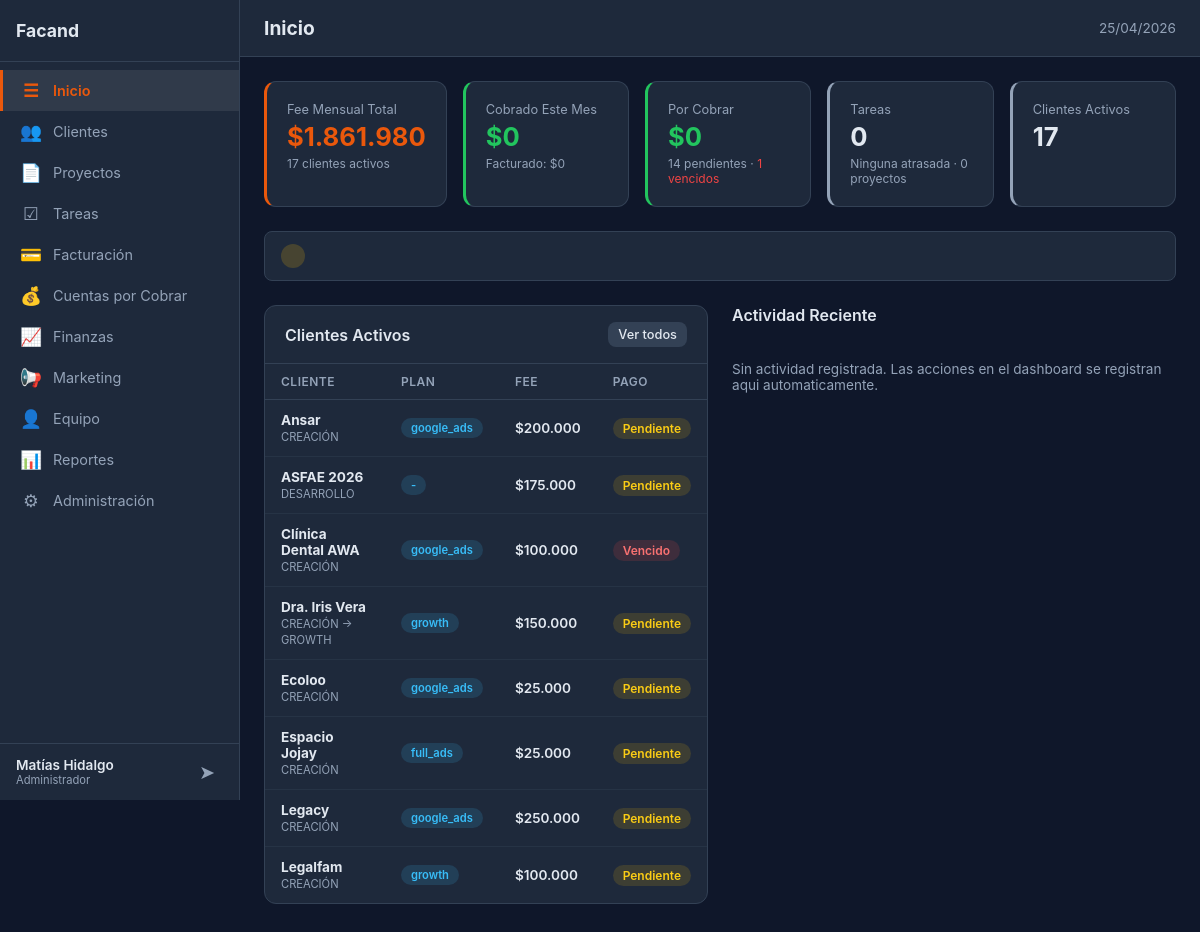
/index.php (signed in), run on the app's committed database.
### tables this page shows
CREATE TABLE usuarios (
            id INTEGER PRIMARY KEY AUTOINCREMENT,
            username TEXT UNIQUE NOT NULL,
            password_hash TEXT NOT NULL,
            nombre TEXT NOT NULL,
            email TEXT DEFAULT '',
            role TEXT NOT NULL DEFAULT 'user' CHECK(role IN ('admin','user')),
            activo INTEGER NOT NULL DEFAULT 1,
            last_login TEXT,
            created_at TEXT DEFAULT (datetime('now')),
            updated_at TEXT DEFAULT (datetime('now'))
        );

CREATE TABLE clientes (
    id INTEGER PRIMARY KEY AUTOINCREMENT,
    nombre TEXT NOT NULL,
    rut TEXT DEFAULT '',
    email TEXT DEFAULT '',
    telefono TEXT DEFAULT '',
    direccion TEXT DEFAULT '',
    contacto_nombre TEXT DEFAULT '',
    contacto_cargo TEXT DEFAULT '',
    tipo TEXT NOT NULL DEFAULT 'prospecto' CHECK(tipo IN ('prospecto','activo','inactivo','cerrado')),
    etapa_pipeline TEXT NOT NULL DEFAULT 'lead' CHECK(etapa_pipeline IN ('lead','contactado','propuesta','negociacion','onboarding','activo','cerrado_ganado','cerrado_perdido')),
    rubro TEXT DEFAULT '',
    plan TEXT DEFAULT '',
    fee_mensual INTEGER DEFAULT 0,
    servicios TEXT DEFAULT '',
    herramientas TEXT DEFAULT '',
    presupuesto_ads TEXT DEFAULT '',
    etapa TEXT DEFAULT '',
    estado_pago TEXT DEFAULT 'pendiente' CHECK(estado_pago IN ('pendiente','pagado','vencido','canje')),
    url_dashboard TEXT DEFAULT '',
    responsable_id INTEGER,
    notas TEXT DEFAULT '',
    created_at TEXT DEFAULT (datetime('now')),
    updated_at TEXT DEFAULT (datetime('now')),
    FOREIGN KEY (responsable_id) REFERENCES equipo(id) ON DELETE SET NULL
);

### config/app.php (called while the page is built)
<?php
return array (
  'name' => 'Facand',
  'logo' => 'assets/img/logo.png',
  'primary' => '#f97316',
  'accent' => '#ea580c',
  'bg' => '#0f172a',
  'surface' => '#1e293b',
  'text' => '#e2e8f0',
  'timezone' => 'America/Santiago',
  'currency' => 'CLP',
  'locale' => 'es_CL',
  'version' => '1.0.0',
  'active' => true,
);

### includes/functions.php (called while the page is built, shortened)
<?php
$app_config = require __DIR__ . '/../config/app.php';
function format_money($amount): string {
    global $app_config;
    $currency = $app_config['currency'] ?? 'CLP';
    if ($currency === 'CLP') {
        return '$' . number_format((int)$amount, 0, ',', '.');
    }
    return '$' . number_format((float)$amount, 2, ',', '.');
}
function safe(mixed $str): string {
    return htmlspecialchars((string)($str ?? ''), ENT_QUOTES, 'UTF-8');
}

### config/modules.php (called while the page is built)
<?php
return [
    'home'        => ['nombre' => 'Inicio',            'icono' => '&#9776;',  'archivo' => 'modules/home.php',        'descripcion' => 'Resumen general y KPIs'],
    'crm'         => ['nombre' => 'Clientes',           'icono' => '&#128101;','archivo' => 'modules/crm.php',         'descripcion' => 'Gestión de clientes y pipeline'],
    'projects'    => ['nombre' => 'Proyectos',          'icono' => '&#128196;','archivo' => 'modules/projects.php',    'descripcion' => 'Gestión de proyectos'],
    'tasks'       => ['nombre' => 'Tareas',             'icono' => '&#9745;',  'archivo' => 'modules/tasks.php',       'descripcion' => 'Gestión de tareas y asignaciones'],
    'billing'     => ['nombre' => 'Facturación',        'icono' => '&#128179;','archivo' => 'modules/billing.php',     'descripcion' => 'Emisión y control de facturas'],
    'receivables' => ['nombre' => 'Cuentas por Cobrar', 'icono' => '&#128176;','archivo' => 'modules/receivables.php', 'descripcion' => 'Seguimiento de cobros pendientes'],
    'finance'     => ['nombre' => 'Finanzas',           'icono' => '&#128200;','archivo' => 'modules/finance.php',     'descripcion' => 'Ingresos, gastos y flujo de caja'],
    'marketing'   => ['nombre' => 'Marketing',          'icono' => '&#128226;','archivo' => 'modules/marketing.php',   'descripcion' => 'Campañas y métricas'],
    'team'        => ['nombre' => 'Equipo',             'icono' => '&#128100;','archivo' => 'modules/team.php',        'descripcion' => 'Miembros y carga de trabajo'],
    'reports'     => ['nombre' => 'Reportes',           'icono' => '&#128202;','archivo' => 'modules/reports.php',     'descripcion' => 'Reportes exportables'],
    'admin'       => ['nombre' => 'Administración',     'icono' => '&#9881;',  'archivo' => 'modules/admin.php',       'descripcion' => 'Usuarios, roles y configuración'],
];

### includes/permissions.php (called while the page is built, shortened)
<?php
function get_user_modules(int $user_id): array {
    $user = query_one('SELECT role FROM usuarios WHERE id = ?', [$user_id]);
    $all_modules = require __DIR__ . '/../config/modules.php';
    if ($user['role'] === 'admin') {
        return array_keys($all_modules);
    }
    $perms = query_all(
        'SELECT modulo FROM permisos WHERE usuario_id = ? AND puede_ver = 1',
        [$user_id]
    );
    $allowed = array_column($perms, 'modulo');
    return $allowed;
}

### includes/db.php (called while the page is built, shortened)
<?php
function get_db(): SQLite3 {
    static $db = null;
    if ($db === null) {
        $db_path = __DIR__ . '/../data/dashboard.db';
        $db = new SQLite3($db_path);
        $db->busyTimeout(5000);
        $db->exec('PRAGMA journal_mode=WAL');
        $db->exec('PRAGMA foreign_keys=ON');
    }
    return $db;
}
function query_all(string $sql, array $params = []): array {
    $stmt = get_db()->prepare($sql);
    foreach ($params as $i => $val) {
        $stmt->bindValue($i + 1, $val);
    }
    $result = $stmt->execute();
    $rows = [];
    while ($row = $result->fetchArray(SQLITE3_ASSOC)) {
        $rows[] = $row;
    }
    return $rows;
}
function query_one(string $sql, array $params = []): ?array {
    $rows = query_all($sql, $params);
    return $rows[0] ?? null;
}
function query_scalar(string $sql, array $params = []) {
    $row = query_one($sql, $params);
    return $row ? reset($row) : null;
}

### includes/auth.php (called while the page is built, shortened)
<?php
require_once __DIR__ . '/db.php';
require_once __DIR__ . '/permissions.php';
require_once __DIR__ . '/functions.php';
$current_user = query_one('SELECT * FROM usuarios WHERE id = ?', [$_SESSION['user_id']]);

### modules/home.php (the view, shortened to what this page needs)
<?php
$total_clientes    = query_scalar('SELECT COUNT(*) FROM clientes WHERE tipo = "activo"') ?? 0;
$fee_mensual_total = query_scalar('SELECT COALESCE(SUM(fee_mensual),0) FROM clientes WHERE tipo = "activo" AND estado_pago != "canje"') ?? 0;
$pagos_pendientes  = query_scalar('SELECT COUNT(*) FROM clientes WHERE tipo = "activo" AND estado_pago IN ("pendiente","vencido") AND fee_mensual > 0') ?? 0;
$pagos_vencidos    = query_scalar('SELECT COUNT(*) FROM clientes WHERE tipo = "activo" AND estado_pago = "vencido"') ?? 0;
$tareas_pendientes = query_scalar('SELECT COUNT(*) FROM tareas WHERE estado IN ("pendiente","en_progreso")') ?? 0;
$tareas_atrasadas  = query_scalar('SELECT COUNT(*) FROM tareas WHERE estado IN ("pendiente","en_progreso") AND fecha_limite < date("now") AND fecha_limite IS NOT NULL') ?? 0;
$facturado_mes     = query_scalar('SELECT COALESCE(SUM(total),0) FROM facturas WHERE strftime("%Y-%m", fecha_emision) = strftime("%Y-%m", "now") AND estado != "anulada"') ?? 0;
$cobrado_mes       = query_scalar('SELECT COALESCE(SUM(monto),0) FROM abonos WHERE strftime("%Y-%m", fecha) = strftime("%Y-%m", "now")') ?? 0;
$por_cobrar        = query_scalar('SELECT COALESCE(SUM(monto_pendiente),0) FROM cuentas_cobrar WHERE estado IN ("pendiente","parcial")') ?? 0;
$proyectos_activos = query_scalar('SELECT COUNT(*) FROM proyectos WHERE estado = "activo"') ?? 0;
$alertas = [];
$clientes_vencidos = query_all('SELECT nombre, fee_mensual FROM clientes WHERE tipo = "activo" AND estado_pago = "vencido" ORDER BY fee_mensual DESC LIMIT 10');
foreach ($clientes_vencidos as $cv) {
    $alertas[] = ['tipo' => 'danger', 'icono' => '!', 'texto' => "Pago vencido: <strong>{$cv['nombre']}</strong> — " . format_money($cv['fee_mensual'])];
}
$clientes_recientes = query_all('SELECT nombre, plan, fee_mensual, etapa, estado_pago FROM clientes WHERE tipo = "activo" ORDER BY updated_at DESC LIMIT 8');
$actividad = query_all('SELECT a.*, u.nombre as usuario FROM actividad a LEFT JOIN usuarios u ON a.usuario_id = u.id ORDER BY a.created_at DESC LIMIT 10');
?>
<div class="kpi-grid" style="grid-template-columns: repeat(5, 1fr);">
    <div class="kpi-card" style="border-left: 3px solid var(--accent);">
        <div class="kpi-label">Fee Mensual Total</div>
        <div class="kpi-value" style="color: var(--accent);"><?= format_money($fee_mensual_total) ?></div>
        <div class="kpi-sub"><?= $total_clientes ?> clientes activos</div>
    </div>
    <div class="kpi-card" style="border-left: 3px solid var(--success);">
        <div class="kpi-label">Cobrado Este Mes</div>
        <div class="kpi-value success"><?= format_money($cobrado_mes) ?></div>
        <div class="kpi-sub">Facturado: <?= format_money($facturado_mes) ?></div>
    </div>
    <div class="kpi-card" style="border-left: 3px solid <?= $por_cobrar > 0 ? 'var(--warning)' : 'var(--success)' ?>;">
        <div class="kpi-label">Por Cobrar</div>
        <div class="kpi-value <?= $por_cobrar > 0 ? 'warning' : 'success' ?>"><?= format_money($por_cobrar) ?></div>
        <div class="kpi-sub"><?= $pagos_pendientes ?> pendientes<?= $pagos_vencidos > 0 ? " · <span style='color:var(--danger)'>{$pagos_vencidos} vencidos</span>" : '' ?></div>
    </div>
    <div class="kpi-card" style="border-left: 3px solid <?= $tareas_atrasadas > 0 ? 'var(--danger)' : 'var(--text-muted)' ?>;">
        <div class="kpi-label">Tareas</div>
        <div class="kpi-value"><?= $tareas_pendientes ?></div>
        <div class="kpi-sub"><?= $tareas_atrasadas > 0 ? "<span style='color:var(--danger)'>{$tareas_atrasadas} atrasadas</span>" : 'Ninguna atrasada' ?> · <?= $proyectos_activos ?> proyectos</div>
    </div>
    <div class="kpi-card" style="border-left: 3px solid var(--text-muted);">
        <div class="kpi-label">Clientes Activos</div>
        <div class="kpi-value"><?= $total_clientes ?></div>
    </div>
</div>
<?php if (!empty($alertas)): ?>
<div style="margin-bottom: 24px;">
    <?php foreach ($alertas as $a): ?>
    <div class="alert-item alert-<?= $a['tipo'] ?>" style="margin-bottom: 6px;">
        <span class="alert-icon" style="width:24px;height:24px;border-radius:50%;display:flex;align-items:center;justify-content:center;font-size:.75rem;font-weight:700;background:<?= $a['tipo'] === 'danger' ? 'rgba(239,68,68,.2)' : 'rgba(234,179,8,.2)' ?>;color:<?= $a['tipo'] === 'danger' ? 'var(--danger)' : 'var(--warning)' ?>;"><?= $a['icono'] ?></span>
    </div>
    <?php endforeach; ?>
</div>
<?php endif; ?>
<div class="grid-2">
    <div class="table-container">
        <div class="table-header">
            <span class="table-title">Clientes Activos</span>
            <a href="?page=crm" class="btn btn-secondary btn-sm">Ver todos</a>
        </div>
        <table>
            <thead><tr><th>Cliente</th><th>Plan</th><th>Fee</th><th>Pago</th></tr></thead>
            <tbody>
            <?php foreach ($clientes_recientes as $c): ?>
                <tr>
                    <td><strong><?= safe($c['nombre']) ?></strong><?= $c['etapa'] ? '<br><span style="font-size:.7rem;color:var(--text-muted)">' . safe($c['etapa']) . '</span>' : '' ?></td>
                    <td><span class="badge status-info" style="font-size:.7rem"><?= safe($c['plan'] ?: '-') ?></span></td>
                    <td style="font-weight:600;"><?= $c['fee_mensual'] > 0 ? format_money($c['fee_mensual']) : '-' ?></td>
                    <td><span class="badge <?= $c['estado_pago'] === 'pagado' ? 'status-success' : ($c['estado_pago'] === 'vencido' ? 'status-danger' : ($c['estado_pago'] === 'canje' ? 'status-muted' : 'status-warning')) ?>"><?= ucfirst($c['estado_pago']) ?></span></td>
                </tr>
            <?php endforeach; ?>
            </tbody>
        </table>
    </div>
    <div>
        <div class="section-header">
            <h3 class="section-title">Actividad Reciente</h3>
        </div>
        <?php if (empty($actividad)): ?>
            <div style="color:var(--text-muted); font-size:.85rem; padding:20px 0;">Sin actividad registrada. Las acciones en el dashboard se registran aqui automaticamente.</div>
        <?php endif; ?>
    </div>
</div>

### index.php (shortened to what this page needs)
<?php
require_once __DIR__ . '/includes/auth.php';
$app = require __DIR__ . '/config/app.php';
$all_modules = require __DIR__ . '/config/modules.php';
$page = $_GET['page'] ?? 'home';
$module_info = $all_modules[$page];
?>
<!DOCTYPE html>
<html lang="es">
<head>
    <link rel="stylesheet" href="css/styles.css">
</head>
<body>
    <aside class="sidebar" id="sidebar">
        <div class="sidebar-header">
            <h2 class="sidebar-brand"><?= safe($app['name']) ?></h2>
        </div>
        <nav class="sidebar-nav">
            <?php foreach ($all_modules as $slug => $mod): ?>
                <a href="?page=<?= $slug ?>" class="nav-item <?= $page === $slug ? 'active' : '' ?>">
                    <span class="nav-icon"><?= $mod['icono'] ?></span>
                    <span class="nav-label"><?= safe($mod['nombre']) ?></span>
                </a>
            <?php endforeach; ?>
        </nav>
        <div class="sidebar-footer">
            <div class="user-info">
                <span class="user-name"><?= safe($current_user['nombre']) ?></span>
                <span class="user-role"><?= $current_user['role'] === 'admin' ? 'Administrador' : 'Usuario' ?></span>
            </div>
            <a href="logout.php" class="btn-logout" title="Cerrar sesión">&#10148;</a>
        </div>
    </aside>
    <main class="main-content">
        <header class="topbar">
            <h1 class="page-title"><?= safe($module_info['nombre']) ?></h1>
            <div class="topbar-right">
                <span class="current-date"><?= date('d/m/Y') ?></span>
            </div>
        </header>
        <div class="content-area" id="contentArea">
            <?php
            $module_file = __DIR__ . '/' . $module_info['archivo'];
            if (file_exists($module_file)) {
                include $module_file;
            } else {
                echo '<div class="empty-state"><p>Módulo en construcción</p></div>';
            }
            ?>
        </div>
    </main>
</body>
</html>

### data on the page
usuarios: nombre "Matías Hidalgo"
clientes: nombre "Ansar", etapa "CREACIÓN", plan "google_ads", fee_mensual "$200.000", estado_pago "Pendiente"
clientes: nombre "ASFAE 2026", etapa "DESARROLLO", plan "-", fee_mensual "$175.000", estado_pago "Pendiente"
clientes: nombre "Clínica Dental AWA", etapa "CREACIÓN", plan "google_ads", fee_mensual "$100.000", estado_pago "Vencido"
clientes: nombre "Dra. Iris Vera", etapa "CREACIÓN → GROWTH", plan "growth", fee_mensual "$150.000", estado_pago "Pendiente"
clientes: nombre "Ecoloo", etapa "CREACIÓN", plan "google_ads", fee_mensual "$25.000", estado_pago "Pendiente"
clientes: nombre "Espacio Jojay", etapa "CREACIÓN", plan "full_ads", fee_mensual "$25.000", estado_pago "Pendiente"
clientes: nombre "Legacy", etapa "CREACIÓN", plan "google_ads", fee_mensual "$250.000", estado_pago "Pendiente"
clientes: nombre "Legalfam", etapa "CREACIÓN", plan "growth", fee_mensual "$100.000", estado_pago "Pendiente"

### other printed values
safe($app['name']) "Facand"
$mod['icono'] "☰"
safe($mod['nombre']) "Inicio"
$mod['icono'] "👥"
safe($mod['nombre']) "Clientes"
$mod['icono'] "📄"
safe($mod['nombre']) "Proyectos"
$mod['icono'] "☑"
safe($mod['nombre']) "Tareas"
$mod['icono'] "💳"
safe($mod['nombre']) "Facturación"
$mod['icono'] "💰"
safe($mod['nombre']) "Cuentas por Cobrar"
$mod['icono'] "📈"
safe($mod['nombre']) "Finanzas"
